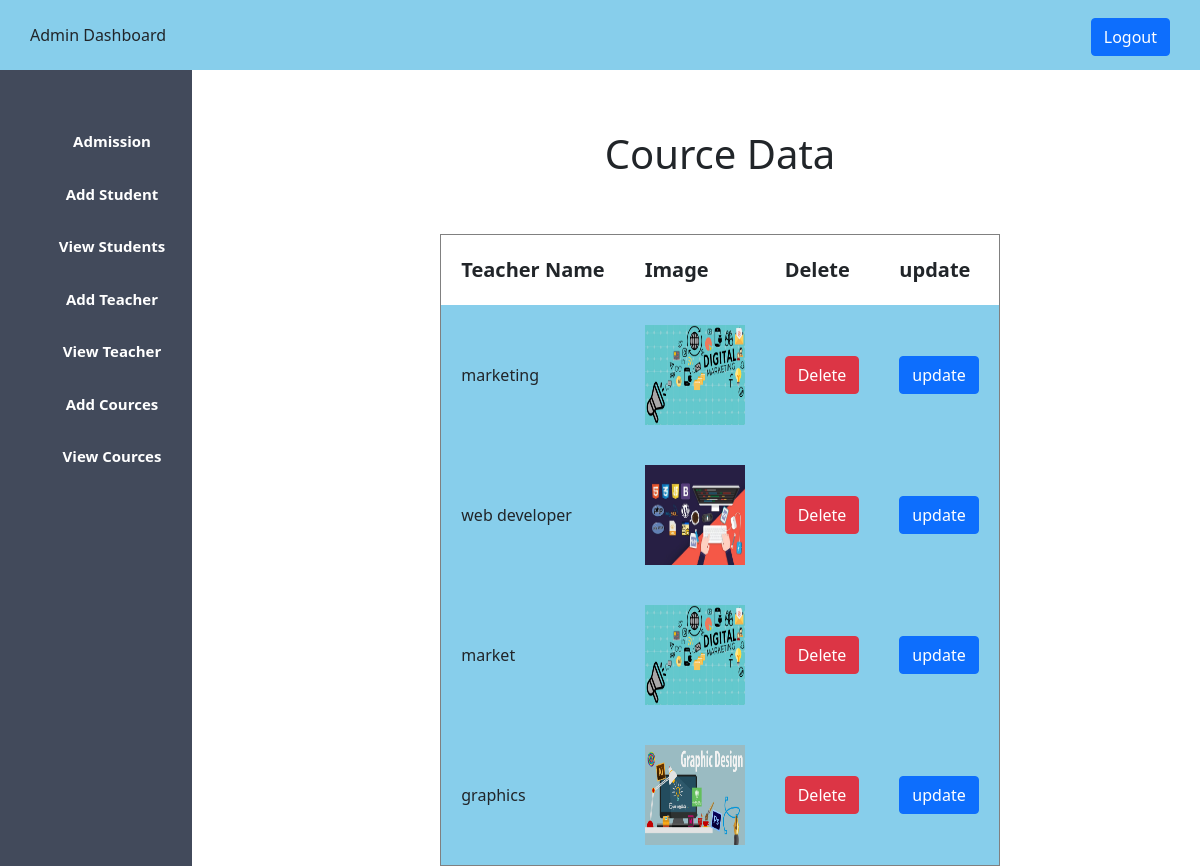
Page /viewCources.php (signed in) on the committed database.
### tables this page shows
CREATE TABLE `cource` (
  `id` int(112) NOT NULL,
  `name` varchar(122) NOT NULL,
  `image` varchar(123) NOT NULL
);

### viewCources.php (the view, shortened to what this page needs)
<!doctype html>
<html lang="en">
  <head>
    <link rel="stylesheet" type="text/css" href="admin.css">
  </head>
  <body>
  <?php
    include 'admin-sidebar.php';
  ?>
<div class="contant">
    <center>
  <h1> Cource Data</h1>
  <br><br>
  <table border="1px">
    <tr>
        <th class="table_th">Teacher Name</th>
        <th class="table_th">Image</th>
        <th class="table_th">Delete</th>
        <th class="table_th">update</th>
    </tr>
    <?php
   include 'connect.php';
   $select = "select*from  cource ";
   $query= mysqli_query($con,$select);
   while($fetch = mysqli_fetch_array($query)){
    ?>
    <tr>
      <td class="table_td"><?php echo $fetch['name'];?></td>
      <td class="table_td"><img height="100px" width="100px" src="<?php echo $fetch['image'];?> "></td>
      <td class="table_td"><button class="btn btn-danger" ><a style="color:white" href="Cdelete.php?id=<?php echo $fetch['id'];?>">Delete</a></button></td>
      <td class="table_td"><button class="btn btn-primary" ><a style="color:white" href="Cupdate.php?id=<?php echo $fetch['id'];?>">update</a></button></td>
    </tr>
    <?php
   }
?>
  </table>
</div>
  </body>
</html>

### admin.css (style rules this page uses)
* { padding: 0%;margin:0%; text-decoration: none; }
a,a:hover { text-decoration: none!important; }
.contant { margin-left: 20%; margin-top: 5%; }

### viewCources.php (style rules this page uses)
.table_th { padding:20px; font-size:20px; }
.table_td { background-color:skyblue; padding:20px; }

### rows in the picture
cource: name "marketing", image (picture)
cource: name "web developer", image (picture)
cource: name "market", image (picture)
cource: name "graphics", image (picture)
